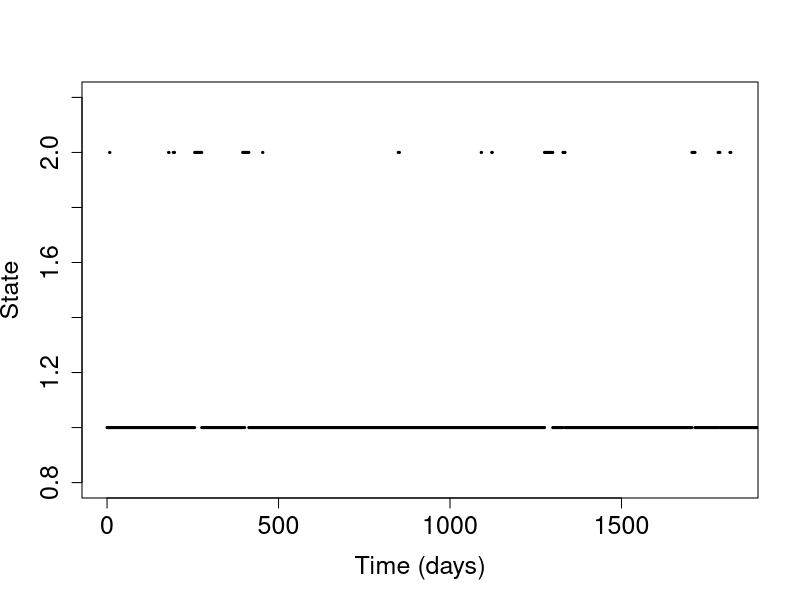

The R script that drew this image:
# Code for the Project in Stochastic Modelling
# Lars Sæle & Helge Bergo
# November 2019

## Problem 1 - Modelling the common cold

# c)


# Rates
lambda <- 1/100
mu <- 1/7

# Times
years <- 1000
days <- 365
time <- years * days

# Initial conditions
x <- vector('numeric',time) 
x[1] <- 1 # S = 1, I = 2
s <- vector('numeric',time)
totalTime = vector('numeric',time)
coldTime <- 0

# Simulation over 1000 years
for(i in 1:time){
  state <- x[i]
  if(state == 1){
    s[i] = rexp(n = 1, rate = lambda)
    x[i+1] <- 2
    totalTime[i+1] = totalTime[i] + s[i]
  }else{
    s[i] = rexp(n = 1, rate = mu)
    x[i+1] <- 1
    totalTime[i+1] = totalTime[i] + s[i]
    coldTime = coldTime + s[i]
  }
}


plot(NULL, NULL, xlim = c(0, 5*365), ylim = c(0.8, 2.2), xlab = "Time (days)", 
     ylab = "State", cex.lab = 1.5, cex.axis = 1.5)
for(i in 1:100){
  lines(totalTime[i:(i+1)], rep(x[i], 2), lwd = 3)
}

coldMeanfraction = coldTime/tail(totalTime,1)

